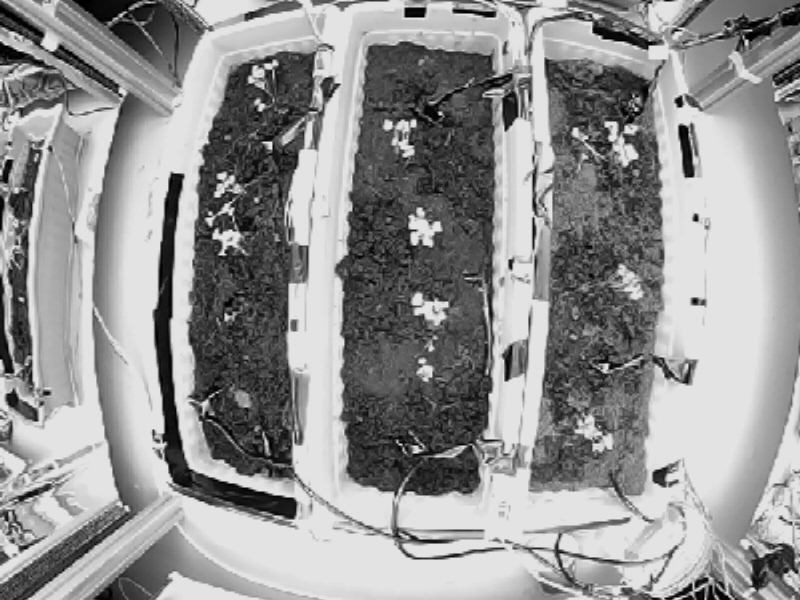
#> input picture now.jpg, 800 x 600 px, found by its file name
$ python undistort.py   (older library calls are emulated)
#> lines starting #> are read from the running program, lines starting #| are printed output that depends on the picture; after the words box and inside, x2 and y2 are one past the last pixel; in counts of white or black regions, pixels touching at a corner belong together
# -*- coding: utf-8 -*-
"""
Created on Mon Nov 20 15:01:14 2017

@author: lorky
"""

import cv2
import numpy as np

K = np.array([[  360,     0.  ,  400],
              [    0.  ,   360,   300],
              [    0.  ,     0.  ,     1.  ]])

# zero distortion coefficients work well for this image
D = np.array([0., 0., 0., 0.])

# use Knew to scale the output
Knew = K.copy()
Knew[(0,1), (0,1)] = 0.4 * Knew[(0,1), (0,1)]


img = cv2.imread('C://Users//lorky//Desktop//smartfarm//now.jpg')
#> img is the input picture: shape (600, 800, 3); min 0, max 248, mean 146.5
cv2.imshow('now',img)
img_undistorted = cv2.fisheye.undistortImage(img, K, D=D, Knew=Knew)
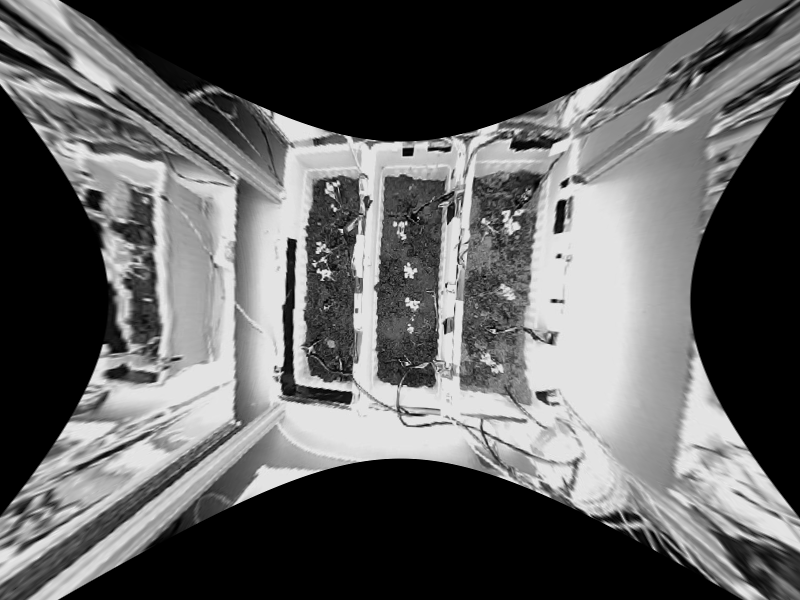
#> img_undistorted: shape (600, 800, 3); min 0, max 241, mean 95
cv2.imwrite('fisheye_sample_undistorted.jpg', img_undistorted)
cv2.imshow('undistorted', img_undistorted)
#
pts1 = np.array([[304,170],[552,162],[295,383],[533,403]])
pts2 = np.array([[0,0],[640,0],[0,480],[640,480]])

h, status = cv2.findHomography(pts1, pts2)

dst = cv2.warpPerspective(img_undistorted,h,(640,480))
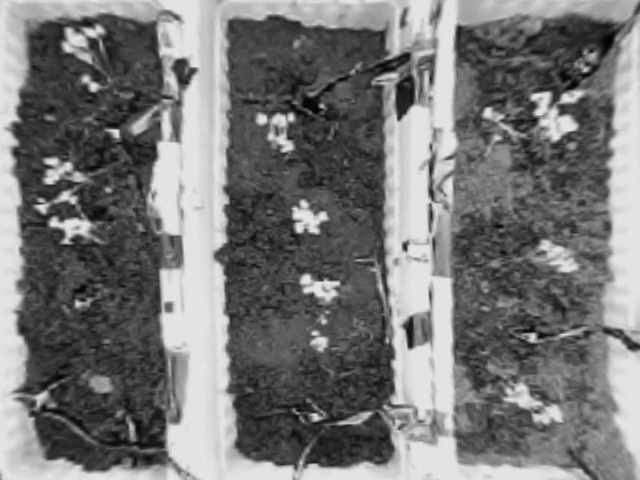
#> dst: shape (480, 640, 3); min 0, max 233, mean 119
cv2.imshow('dst',dst)


gray = cv2.cvtColor(dst,cv2.COLOR_BGR2GRAY)
cv2.imshow('gray',gray)

th2 = cv2.adaptiveThreshold(gray,255,cv2.ADAPTIVE_THRESH_MEAN_C,\
            cv2.THRESH_BINARY,2501,2)
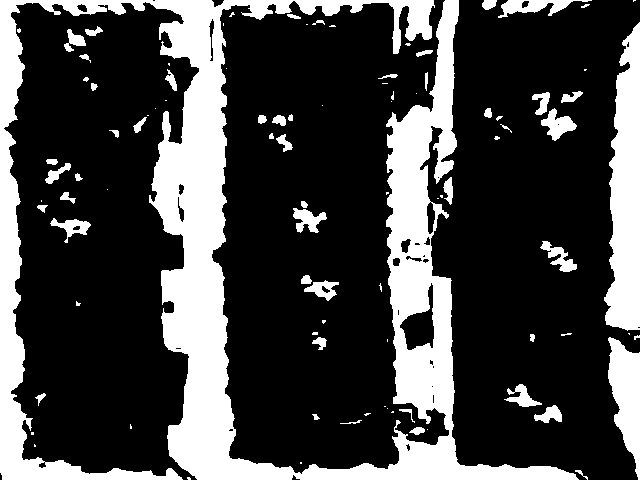
#> th2: shape (480, 640); 26.3% white; 94 white regions (43 under 20 px), largest, box (x1, y1, x2, y2) and area: (0, 0, 579, 480) 63130, (604, 22, 640, 331) 7834, (608, 337, 640, 480) 2774
cv2.imshow('th2',th2)

th3 = cv2.adaptiveThreshold(gray,255,cv2.ADAPTIVE_THRESH_GAUSSIAN_C,\
            cv2.THRESH_BINARY,2501,11)
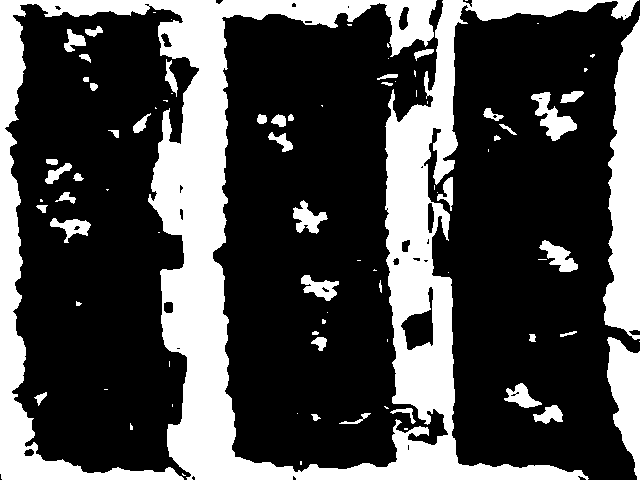
#> th3: shape (480, 640); 29.5% white; 85 white regions (40 under 20 px), largest, box (x1, y1, x2, y2) and area: (0, 0, 639, 480) 71951, (603, 16, 640, 340) 8326, (607, 337, 640, 480) 2918
cv2.imshow('th3',th3)

kernel = np.ones((2,2),np.uint8)
open=cv2.morphologyEx(th3,cv2.MORPH_OPEN,kernel,iterations=2)
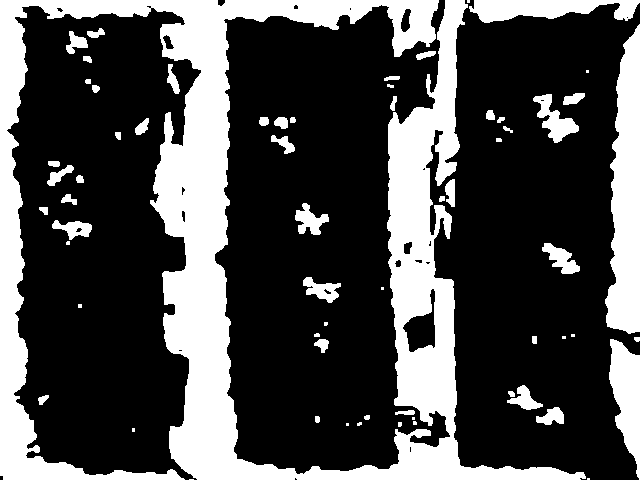
#> open: shape (480, 640); 29.3% white; 64 white regions (16 under 20 px)
cv2.imshow('open',open)


im2, contours, hierarchy = cv2.findContours(open,cv2.RETR_TREE,cv2.CHAIN_APPROX_SIMPLE)
#> contours = 85 contours, 31 with area under 20; largest, box (x1, y1, x2, y2) and area: (0, 0, 586, 480) 68721, (605, 24, 640, 334) 7324, (609, 339, 640, 480) 2506, (469, 0, 640, 23) 2348, (402, 288, 436, 353) 1058
draw = cv2.drawContours(dst, contours, -1, (0,255,0), 3)
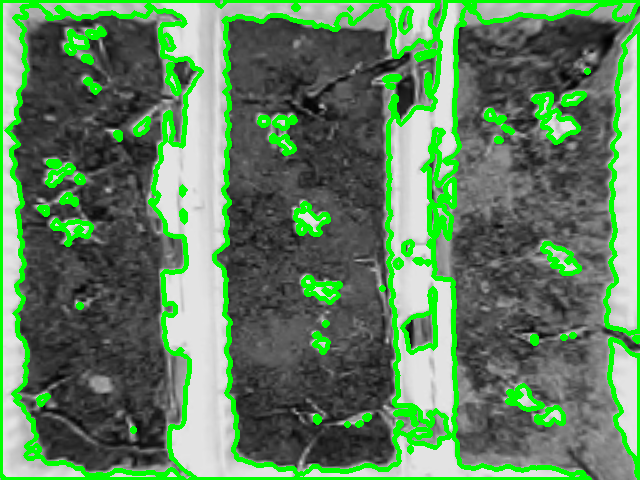
#> draw: shape (480, 640, 3); mean B, G, R 95, 130.2, 95
cv2.imshow('drawn',draw)

for i in range(0,len(contours)):
    if cv2.contourArea(contours[i])<50:
        map2 = cv2.drawContours(open,contours, i , color=(0,0,0), thickness=cv2.FILLED)
        print('filling')
#> this loop made 85 passes
#| filling
#| filling
#| filling
#| filling
#| filling
#| filling
#| filling
#| filling
#> (further printed lines are left out)
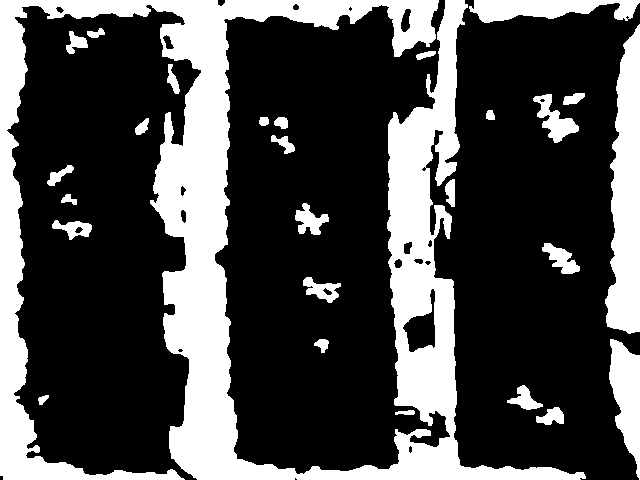
#> open: shape (480, 640); 28.9% white; 27 white regions, largest, box (x1, y1, x2, y2) and area: (0, 0, 586, 480) 69941, (605, 24, 640, 334) 7647, (609, 339, 640, 480) 2657

cv2.imshow('map2',map2)

$ run again, with 1.jpg copied over now.jpg
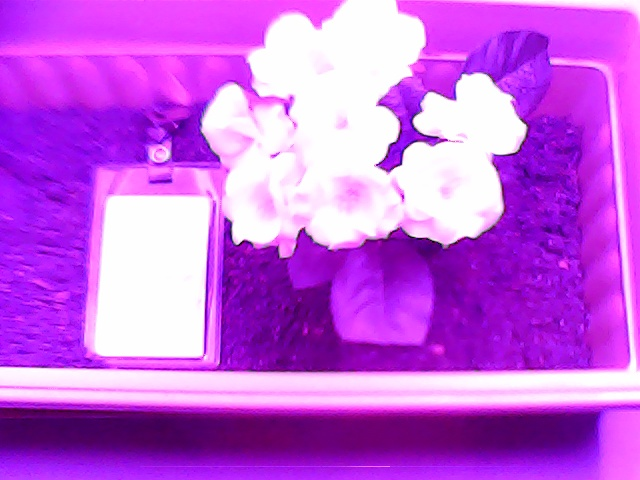
#> input picture 1.jpg, 640 x 480 px, found by its file name
#> img is the input picture: shape (480, 640, 3); mean B, G, R 226, 94.8, 197.7
#> `th2 = cv2.adaptiveThreshold(gray,255,cv2.ADAPTIVE_THRESH_MEAN_C,\ cv2...`:
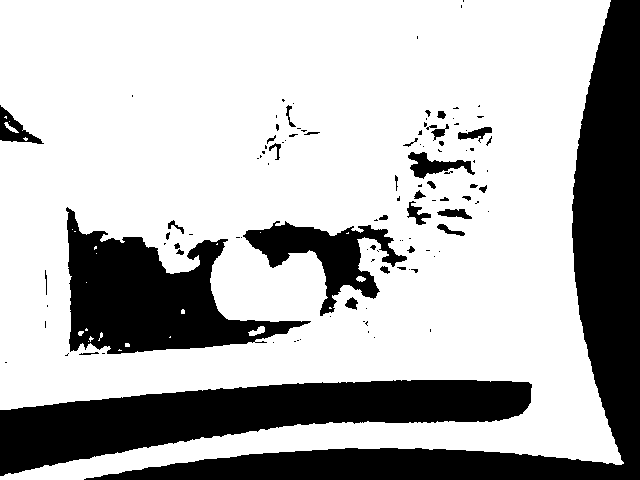
#> th2: shape (480, 640); 71.5% white; 112 black regions (73 under 20 px), largest, box (x1, y1, x2, y2) and area: (84, 0, 640, 480) 36776, (0, 380, 532, 476) 25053, (66, 207, 311, 354) 16657
#> th3: shape (480, 640); 64.9% white; 83 black regions (66 under 20 px), largest, box (x1, y1, x2, y2) and area: (55, 89, 494, 358) 38272, (83, 0, 640, 480) 36650, (0, 380, 527, 480) 25458
#> contours = 95 contours, 67 with area under 20; largest, box (x1, y1, x2, y2) and area: (0, 0, 626, 480) 238861, (56, 90, 497, 361) 46648, (214, 246, 326, 323) 5834, (251, 78, 324, 169) 1920, (0, 4, 30, 39) 717
#> the loop `for i in range(0,len(contours)):` made 95 passes
#| filling
#| filling
#| filling
#| filling
#| filling
#> (further printed lines are left out)
#> after the loop `for i in range(0,len(contours)):`:
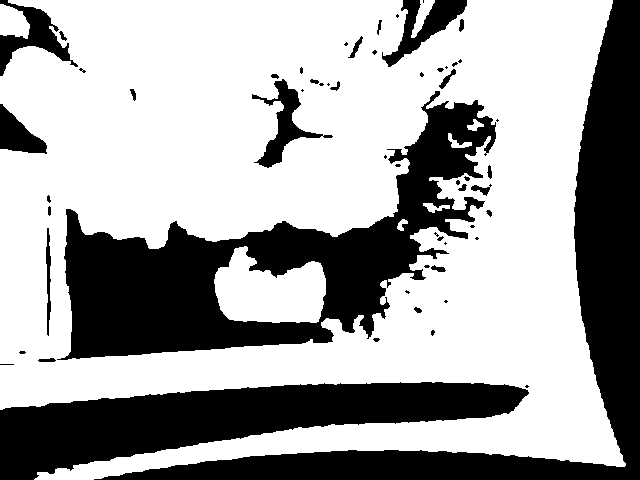
#> open: shape (480, 640); 64.8% white; 58 black regions (30 under 20 px), largest, box (x1, y1, x2, y2) and area: (57, 91, 496, 360) 39159, (94, 0, 640, 480) 34637, (0, 382, 529, 480) 25647

$ run again, with 2.jpg copied over now.jpg
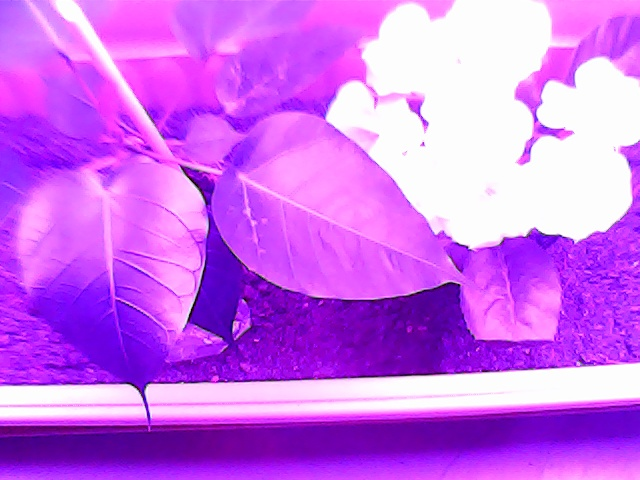
#> input picture 2.jpg, 640 x 480 px, found by its file name
#> img is the input picture: shape (480, 640, 3); mean B, G, R 239.5, 106.7, 205.3
#> `th2 = cv2.adaptiveThreshold(gray,255,cv2.ADAPTIVE_THRESH_MEAN_C,\ cv2...`:
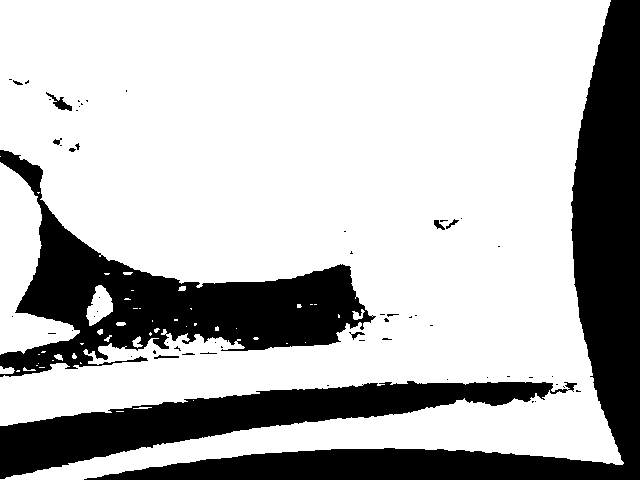
#> th2: shape (480, 640); 73% white; 60 black regions (48 under 20 px), largest, box (x1, y1, x2, y2) and area: (84, 0, 640, 480) 36771, (0, 150, 376, 377) 26234, (0, 381, 577, 479) 19123
#> th3: shape (480, 640); 70.2% white; 66 black regions (53 under 20 px), largest, box (x1, y1, x2, y2) and area: (84, 0, 640, 480) 36712, (0, 149, 419, 377) 30377, (0, 381, 470, 480) 18026
#> contours = 77 contours, 60 with area under 20; largest, box (x1, y1, x2, y2) and area: (0, 0, 626, 480) 210744, (0, 165, 74, 356) 6431, (42, 17, 102, 72) 1598, (47, 122, 98, 167) 1307, (89, 299, 114, 326) 331
#> the loop `for i in range(0,len(contours)):` made 77 passes
#| filling
#| filling
#| filling
#| filling
#| filling
#> (further printed lines are left out)
#> after the loop `for i in range(0,len(contours)):`:
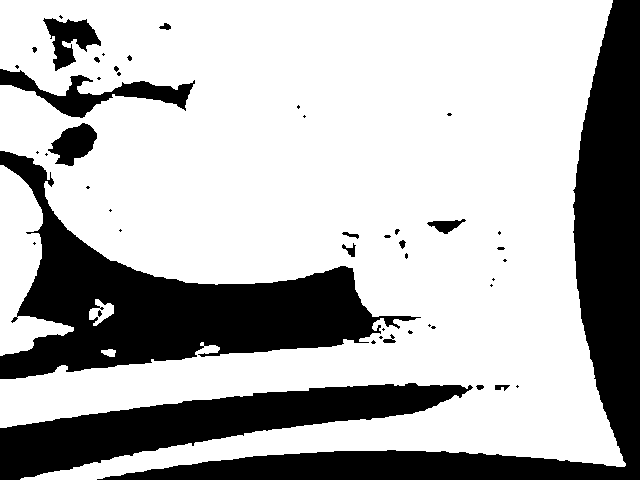
#> open: shape (480, 640); 70.4% white; 48 black regions (30 under 20 px), largest, box (x1, y1, x2, y2) and area: (97, 0, 640, 480) 34704, (0, 151, 421, 379) 31174, (0, 383, 473, 480) 18220
